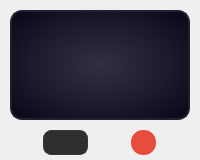
            <widget class="QWidget" name="slot1Widget" native="true">
             <property name="styleSheet">
              <string>QWidget#slot1Widget {
    background: qradialgradient(cx:0.5, cy:0.5, radius:0.8, fx:0.5, fy:0.5, stop:0 #2a2a3a, stop:0.5 #1a1a2a, stop:1 #0a0a1a);
    border: 1px solid #363540;
    border-radius: 8px;
}</string>
             </property>
             <layout class="QVBoxLayout" name="slot1Layout">
              <property name="spacing">
               <number>10</number>
              </property>
              <property name="leftMargin">
               <number>10</number>
              </property>
              <property name="topMargin">
               <number>10</number>
              </property>
              <property name="rightMargin">
               <number>10</number>
              </property>
              <property name="bottomMargin">
               <number>5</number>
              </property>
              <item>
               <widget class="QPushButton" name="slot1">
                <property name="minimumSize">
                 <size>
                  <width>110</width>
                  <height>110</height>
                 </size>
                </property>
                <property name="maximumSize">
                 <size>
                  <width>16777215</width>
                  <height>16777215</height>
                 </size>
                </property>
                <property name="styleSheet">
                 <string>QPushButton {
    background: qradialgradient(cx:0.5, cy:0.5, radius:0.8, fx:0.5, fy:0.5, stop:0 #303040, stop:0.5 #1a1a2a, stop:1 #000010);
    border: 2px solid #202030;
    border-radius: 12px;
    color: white;
    font-size: 14px;
    font-weight: bold;
    icon-size: 96px 96px;
}
QPushButton:hover {
    border: 1px solid #00ff88;
}
QPushButton:pressed {
    background: qradialgradient(cx:0.5, cy:0.5, radius:0.8, fx:0.5, fy:0.5, stop:0 #101020, stop:0.5 #0a0a1a, stop:1 #000000);
    border-color: #1a1a2a;
}</string>
                </property>
                <property name="text">
                 <string/>
                </property>
                <property name="icon">
                 <iconset resource="Soundpack.qrc">
                  <normaloff>:/img/img/yArra.jpg</normaloff>:/img/img/yArra.jpg</iconset>
                </property>
                <property name="iconSize">
                 <size>
                  <width>90</width>
                  <height>90</height>
                 </size>
                </property>
                <property name="scaledContents" stdset="0">
                 <bool>true</bool>
                </property>
               </widget>
              </item>
              <item>
               <layout class="QHBoxLayout" name="slot1Controls">
                <property name="leftMargin">
                 <number>0</number>
                </property>
                <property name="topMargin">
                 <number>0</number>
                </property>
                <property name="rightMargin">
                 <number>0</number>
                </property>
                <property name="bottomMargin">
                 <number>0</number>
                </property>
                <item>
                 <widget class="QComboBox" name="slot1Hotkey">
                  <property name="minimumSize">
                   <size>
                    <width>45</width>
                    <height>25</height>
                   </size>
                  </property>
                  <property name="maximumSize">
                   <size>
                    <width>45</width>
                    <height>25</height>
                   </size>
                  </property>
                  <property name="styleSheet">
                   <string>QComboBox {
    background: #2f2f2f;
    border-radius: 8px;
    border: 1px solid #3a3a3a;
    padding: 2px 8px;
    color: white;
}

QComboBox:hover {
    border: 1px solid #00ff88;
}

QComboBox::drop-down {
    border: none;
    width: 18px;
}

QComboBox QAbstractItemView {
    background: #2a2a2a;
    border: 1px solid #00ff88;
    selection-background-color: #00ff88;
    selection-color: #000000;
    color: white;
}

QComboBox QAbstractItemView::item {
    padding: 5px 10px;
}

QComboBox QAbstractItemView::item:selected {
    background: #00ff88;
    color: #000000;
}

QScrollBar:vertical {
    background: #2a2a2a;
    width: 8px;
    border-radius: 4px;
}

QScrollBar::handle:vertical {
    background: #00ff88;
    border-radius: 4px;
    min-height: 20px;
}

QScrollBar::handle:vertical:hover {
    background: #00cc66;
}</string>
                  </property>
                 </widget>
                </item>
                <item>
                 <widget class="QPushButton" name="slot1Delete">
                  <property name="minimumSize">
                   <size>
                    <width>25</width>
                    <height>25</height>
                   </size>
                  </property>
                  <property name="maximumSize">
                   <size>
                    <width>25</width>
                    <height>25</height>
                   </size>
                  </property>
                  <property name="styleSheet">
                   <string>QPushButton {
    background-color: #e74c3c;
    border: none;
    border-radius: 12px;
    color: white;
    font-size: 12px;
    font-weight: bold;
}
QPushButton:hover {
    border: 1px solid #00ff88;
}</string>
                  </property>
                  <property name="text">
                   <string/>
                  </property>
                  <property name="icon">
                   <iconset resource="Soundpack.qrc">
                    <normaloff>:/app/img/app/bin (1).png</normaloff>:/app/img/app/bin (1).png</iconset>
                  </property>
                 </widget>
                </item>
               </layout>
              </item>
             </layout>
            </widget>
